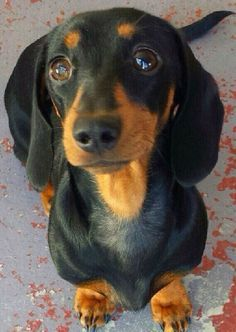
#> input picture IA_Model/Bcopy.jpeg, 236 x 332 px
$ python testeBorda.py
#> lines starting #> are read from the running program, lines starting #| are printed output that depends on the picture
from PIL import Image

def adicionar_bordas(image_path, largura_borda_esquerda, largura_borda_direita):
    # Abre a imagem original
#> called with image_path = 'Bcopy.jpeg', largura_borda_esquerda = 50, largura_borda_direita = 50
    imagem_original = Image.open(image_path)
#> imagem_original is the input picture: PIL image 236x332 RGB; mean R, G, B 97.7, 87.5, 78.4

    # Obtém as dimensões originais da imagem
    largura_original, altura_original = imagem_original.size
#> largura_original = 236; altura_original = 332

    # Calcula as novas dimensões com as bordas adicionadas
    nova_largura = largura_original + largura_borda_esquerda + largura_borda_direita
#> nova_largura = 336
    nova_altura = altura_original
#> nova_altura = 332

    # Cria uma nova imagem preta com as novas dimensões
    imagem_com_bordas = Image.new('RGB', (nova_largura, nova_altura), 'black')
#> imagem_com_bordas: PIL image 336x332 RGB; every value is 0

    # Calcula a posição para colar a imagem original no centro
    posicao_colagem = ((largura_borda_esquerda, 0))

    # Cola a imagem original na nova imagem
    imagem_com_bordas.paste(imagem_original, posicao_colagem)
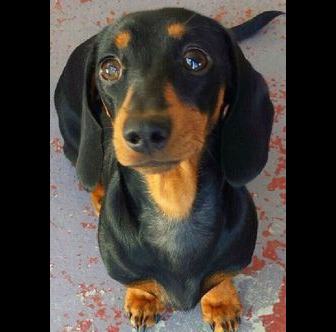
#> imagem_com_bordas: PIL image 336x332 RGB; mean R, G, B 68.7, 61.5, 55.1

    # Salva a imagem resultante
    imagem_com_bordas.save("test.jpeg")

# Exemplo de uso
imagem_original = "Bcopy.jpeg"
largura_borda_esquerda = 50
largura_borda_direita = 50
adicionar_bordas(imagem_original, largura_borda_esquerda, largura_borda_direita)

$ run again, with IA_Model/IsDog (1.2).webp saved as IA_Model/Bcopy.jpeg
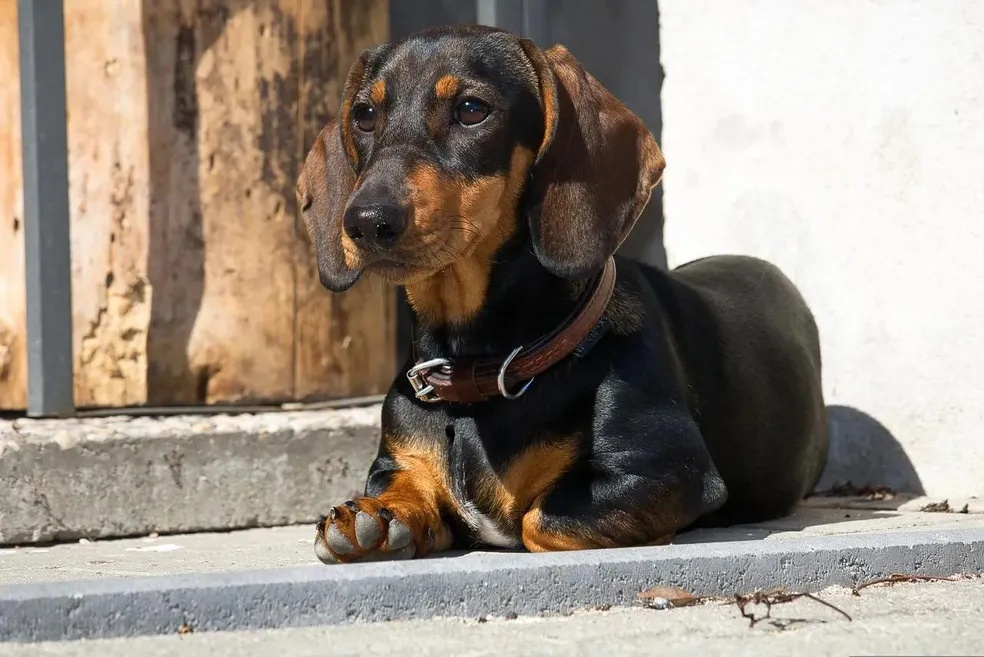
#> input picture IA_Model/IsDog (1.2).webp, 984 x 657 px
#> in adicionar_bordas, imagem_original is the input picture: PIL image 984x657 RGB; mean R, G, B 150.5, 139.5, 128.2
#> in adicionar_bordas, `imagem_com_bordas.paste(imagem_original, posicao_colagem)`:
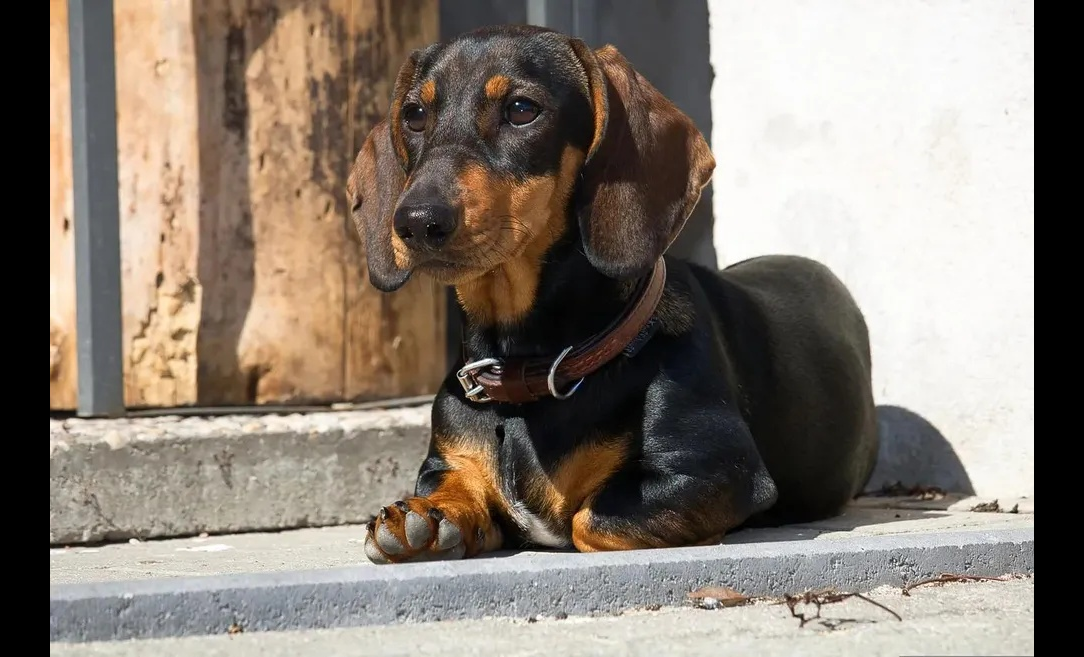
#> imagem_com_bordas: PIL image 1084x657 RGB; mean R, G, B 136.6, 126.6, 116.4
